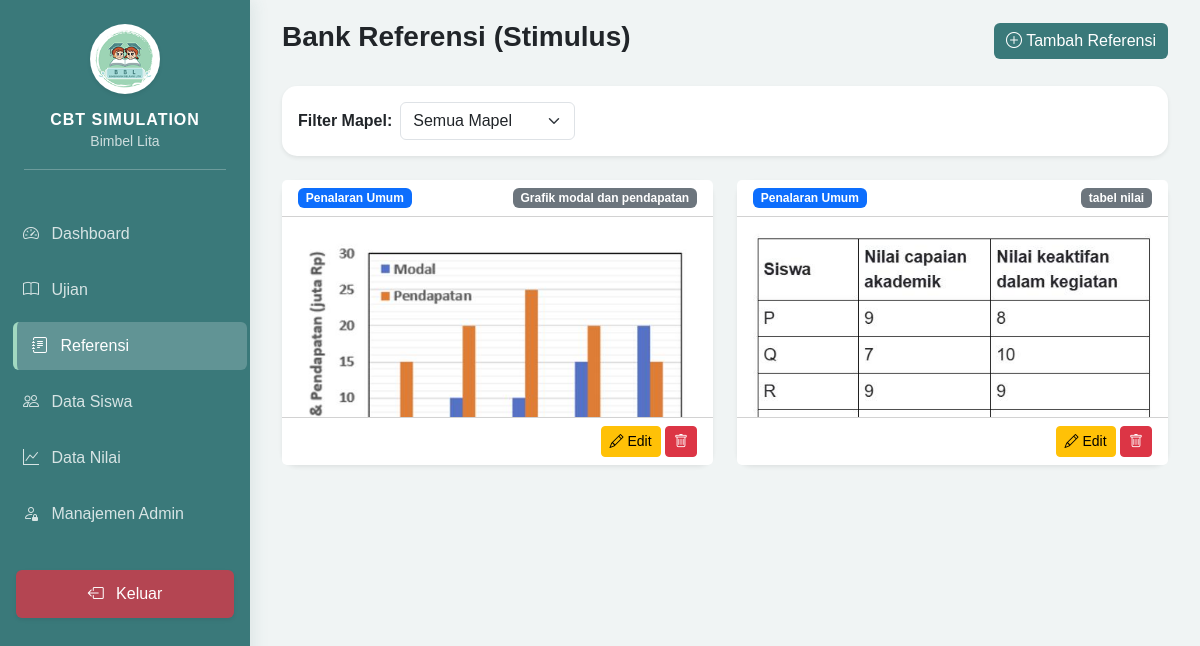
The app's page /admin/dashboard.php?page=references (signed in), older data.
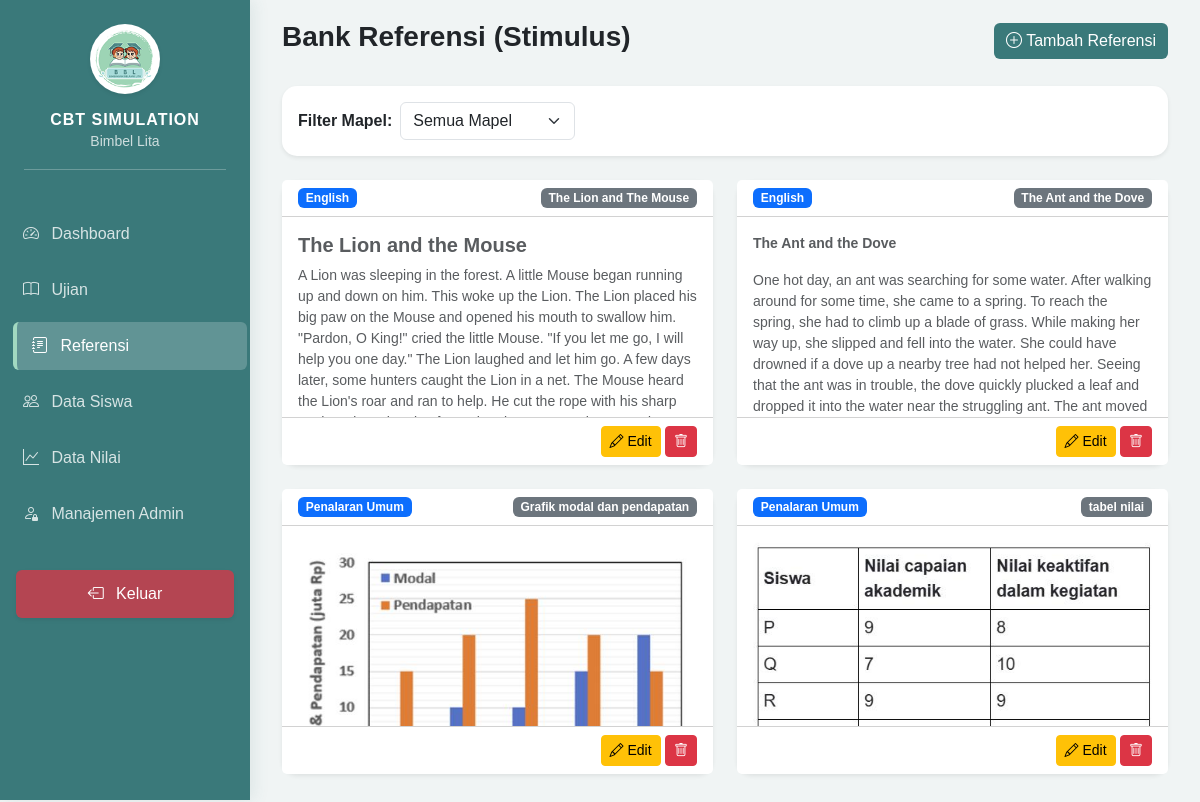
The same page, newer data.
### tables this page shows
CREATE TABLE `references` (
  `id` int NOT NULL,
  `subject_id` int NOT NULL,
  `title` varchar(255) NOT NULL,
  `type` enum('text','image') DEFAULT 'text',
  `content` text,
  `image_path` varchar(255) DEFAULT NULL,
  `created_at` timestamp NULL DEFAULT CURRENT_TIMESTAMP
);

CREATE TABLE `subjects` (
  `id` int NOT NULL,
  `exam_id` int NOT NULL,
  `name` varchar(100) NOT NULL,
  `duration` int NOT NULL,
  `max_score` decimal(10,2) DEFAULT '100.00',
  `is_active` tinyint(1) DEFAULT '1',
  `created_at` timestamp NULL DEFAULT CURRENT_TIMESTAMP
);

### admin/modules/references/index.php (the view, shortened to what this page needs)
<?php
$sql = "SELECT r.*, s.name as subject_name FROM `references` r
        JOIN subjects s ON r.subject_id = s.id";
$sql .= " ORDER BY r.id DESC";
$references = $pdo->query($sql)->fetchAll();
?>
<div class="d-flex justify-content-between align-items-center mb-4">
    <h3 class="fw-bold">Bank Referensi (Stimulus)</h3>
    <a href="dashboard.php?page=references_form" class="btn btn-primary">
        <i class="bi bi-plus-circle"></i> Tambah Referensi
    </a>
</div>
<div class="card border-0 shadow-sm mb-4">
    <div class="card-body">
        <form method="GET" action="dashboard.php" class="row g-2 align-items-center">
            <div class="col-auto"><label class="fw-bold">Filter Mapel:</label></div>
            <div class="col-auto">
                <select name="subject_id" class="form-select" onchange="this.form.submit()">
                    <option value="">Semua Mapel</option>
                </select>
            </div>
        </form>
    </div>
</div>
<div class="row">
    <?php foreach ($references as $r): ?>
    <div class="col-md-6 mb-4">
        <div class="card h-100 shadow-sm border-0">
            <div class="card-header bg-white d-flex justify-content-between align-items-center">
                <span class="badge bg-primary"><?= htmlspecialchars($r['subject_name']) ?></span>
                <span class="badge bg-secondary"><?= $r['title'] ?></span>
            </div>
            <div class="card-body overflow-auto" style="max-height: 200px;">
                <?php if ($r['type'] == 'text'): ?>
                    <div class="small text-muted"><?= $r['content']  ?></div>
                <?php else: ?>
                    <img src="../assets/uploads/references/<?= $r['image_path'] ?>" class="img-fluid rounded" alt="Referensi">
                <?php endif; ?>
            </div>
            <div class="card-footer bg-white text-end">
                <a href="dashboard.php?page=references_form&id=<?= $r['id'] ?>" class="btn btn-sm btn-warning">
                    <i class="bi bi-pencil"></i> Edit
                </a>
                <a href="modules/references/process.php?action=delete&id=<?= $r['id'] ?>"
                   class="btn btn-sm btn-danger"
                   onclick="return confirm('Hapus referensi ini? Soal yang terhubung akan kehilangan referensinya.')">
                    <i class="bi bi-trash"></i>
                </a>
            </div>
        </div>
    </div>
    <?php endforeach; ?>
</div>

### includes/header.php (shortened to what this page needs)
<!DOCTYPE html>
<html lang="id">
<head>
    <link href="https://cdn.jsdelivr.net/npm/bootstrap@5.3.0/dist/css/bootstrap.min.css" rel="stylesheet">
    <link rel="stylesheet" href="https://cdn.jsdelivr.net/npm/bootstrap-icons@1.11.0/font/bootstrap-icons.css">
</head>
<body>
<div class="sidebar" id="sidebar">
    <div class="p-4 text-center">
        <img src="../assets/img/logo-bimbel.png" alt="Logo" class="rounded-circle bg-white p-1 mb-3 shadow-sm" style="width: 70px; height: 70px; object-fit: contain;">
        <h6 class="fw-bold mb-0" style="letter-spacing: 1px;">CBT SIMULATION</h6>
        <small class="opacity-75">Bimbel Lita</small>
        <hr class="bg-white opacity-25 mt-3">
    </div>
    <ul class="nav flex-column px-2">
        <li class="nav-item">
            <a href="dashboard.php" class="nav-link mb-2 rounded <?= !isset($_GET['page']) ? 'active' : '' ?>">
                <i class="bi bi-speedometer2 me-2"></i> Dashboard
            </a>
        </li>
        <li class="nav-item">
            <a href="dashboard.php?page=exams" class="nav-link mb-2 rounded <?= ($_GET['page'] ?? '') == 'exams' ? 'active' : '' ?>">
                <i class="bi bi-book me-2"></i> Ujian
            </a>
        </li>
        <li class="nav-item">
            <a href="dashboard.php?page=references" class="nav-link mb-2 rounded <?= ($_GET['page'] ?? '') == 'references' ? 'active' : '' ?>">
                <i class="bi bi-journal-text me-2"></i> Referensi
            </a>
        </li>
        <li class="nav-item">
            <a href="dashboard.php?page=students" class="nav-link mb-2 rounded <?= ($_GET['page'] ?? '') == 'students' ? 'active' : '' ?>">
                <i class="bi bi-people me-2"></i> Data Siswa
            </a>
        </li>
        <li class="nav-item">
            <a href="dashboard.php?page=scores" class="nav-link mb-2 rounded <?= ($_GET['page'] ?? '') == 'scores' ? 'active' : '' ?>">
                <i class="bi bi-graph-up me-2"></i> Data Nilai
            </a>
        </li>
        <li class="nav-item">
            <a href="dashboard.php?page=admins" class="nav-link mb-2 rounded <?= ($_GET['page'] ?? '') == 'admins' ? 'active' : '' ?>">
                <i class="bi bi-person-lock me-2"></i> Manajemen Admin
            </a>
        </li>
        <li class="nav-item mt-4">
            <a href="../logout.php" class="nav-link mb-2 rounded text-white bg-danger bg-opacity-75 mx-2 text-center shadow-sm">
                <i class="bi bi-box-arrow-left me-2"></i> Keluar
            </a>
        </li>
    </ul>
</div>
<div class="main-content">

### admin/dashboard.php (shortened to what this page needs)
<?php
require_once '../config/database.php';
include '../includes/header.php';
$page = $_GET['page'] ?? 'main';
?>
<div class="container-fluid">
    <?php
    switch ($page) {
        case 'references':
            include 'modules/references/index.php';
            break;
            ?>
            <?php
    }
    ?>
</div>
<?php include '../includes/footer.php'; ?>

### includes/footer.php (shortened to what this page needs)
</div> <script src="https://code.jquery.com/jquery-3.7.0.min.js"></script>
    <link href="https://cdn.jsdelivr.net/npm/quill@2.0.3/dist/quill.snow.css" rel="stylesheet">
</body>
</html>

### includes/header.php (style rules this page uses)
:root { --sidebar-width: 250px; --primary-teal: #3a797a; --mint-green: #a2d9c1; --mint-light: #f0fdf4; }
body { background-color: #f0f4f4; font-family: 'Poppins', sans-serif; }
.sidebar { width: var(--sidebar-width); height: 100vh; position: fixed; background: var(--primary-teal); color: white; transition: 0.3s; z-index: 1000; box-shadow: 4px 0 15px rgba(58, 121, 122, 0.1); }
.main-content { margin-left: var(--sidebar-width); transition: 0.3s; padding: 20px; }
.nav-link { color: rgba(255,255,255,0.8); font-weight: 500; padding: 12px 15px; margin-bottom: 5px; transition: all 0.2s; }
.nav-link:hover, .nav-link.active { color: white; background: rgba(255,255,255,0.15); transform: translateX(5px); }
.nav-link.active { border-left: 4px solid var(--mint-green); background: rgba(255,255,255,0.2); }
.card { border-radius: 15px; border: none; box-shadow: 0 5px 15px rgba(0,0,0,0.05); }
.btn-primary { background-color: var(--primary-teal); border: none; }

Row changes from the older to the newer data that the page shows:
added references: subject.name "English", title "The Lion and The Mouse", content "The Lion and the Mouse A Lion was sleeping in the forest. A little Mouse began running up and down on him. This woke up the Lion. The Lion placed his big paw on the Mouse and opened his mouth to swallow him. \"Pardon, O King!\" cried the little Mouse. \"If you let me go, I will help you one day.\" The Lion laughed and let him go. A few days later, some hunters caught the Lion in a net. The Mouse heard the Lion's roar and ran to help. He cut the rope with his sharp…"
added references: subject.name "English", title "The Ant and the Dove", content "The Ant and the Dove One hot day, an ant was searching for some water. After walking around for some time, she came to a spring. To reach the spring, she had to climb up a blade of grass. While making her way up, she slipped and fell into the water. She could have drowned if a dove up a nearby tree had not helped her. Seeing that the ant was in trouble, the dove quickly plucked a leaf and dropped it into the water near the struggling ant. The ant moved…"
